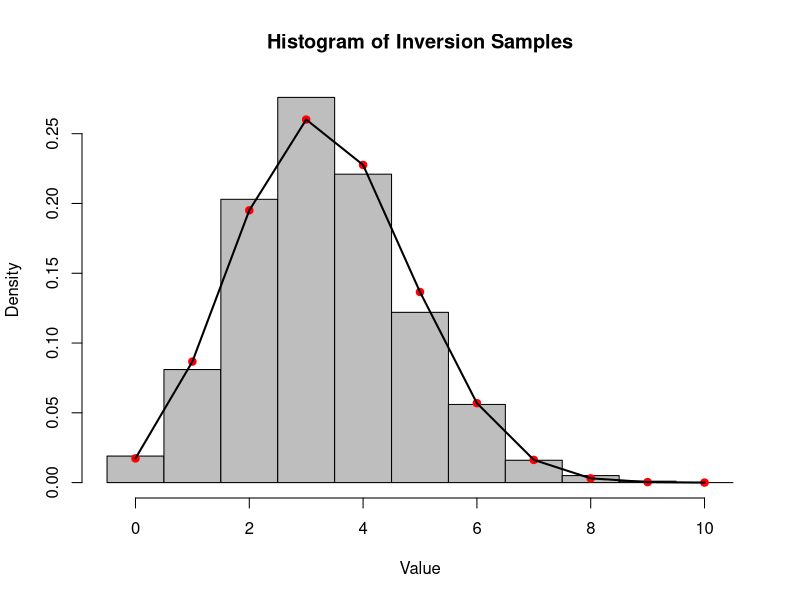
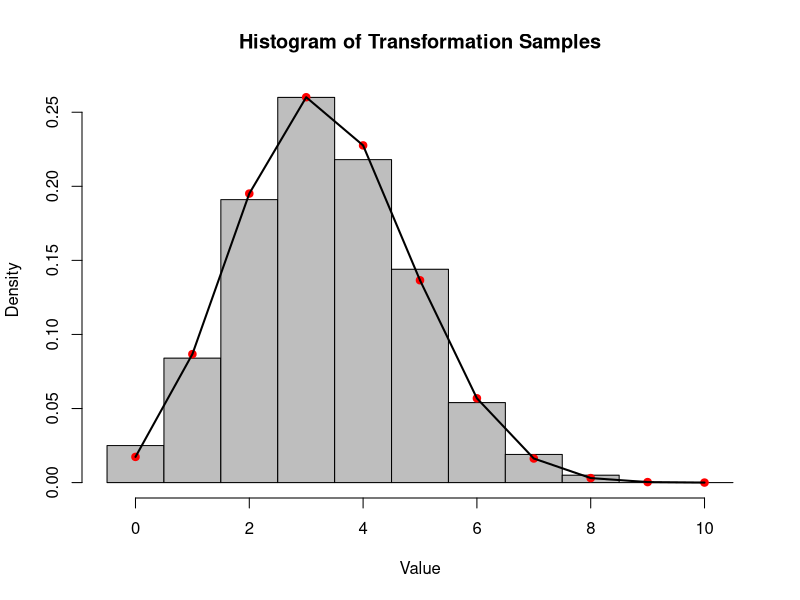
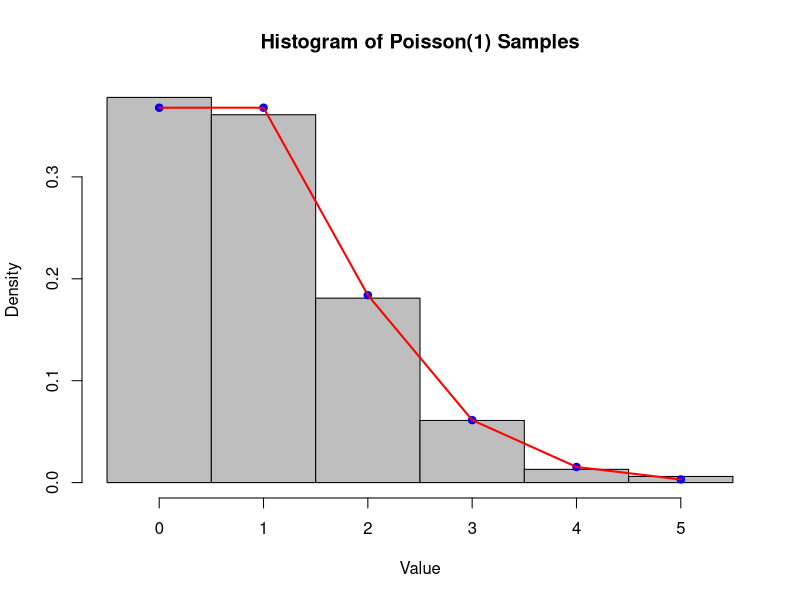
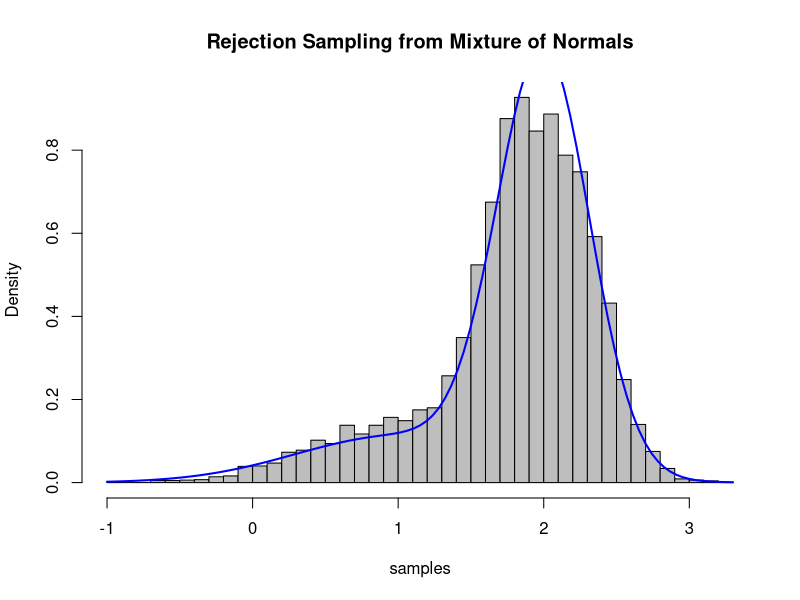
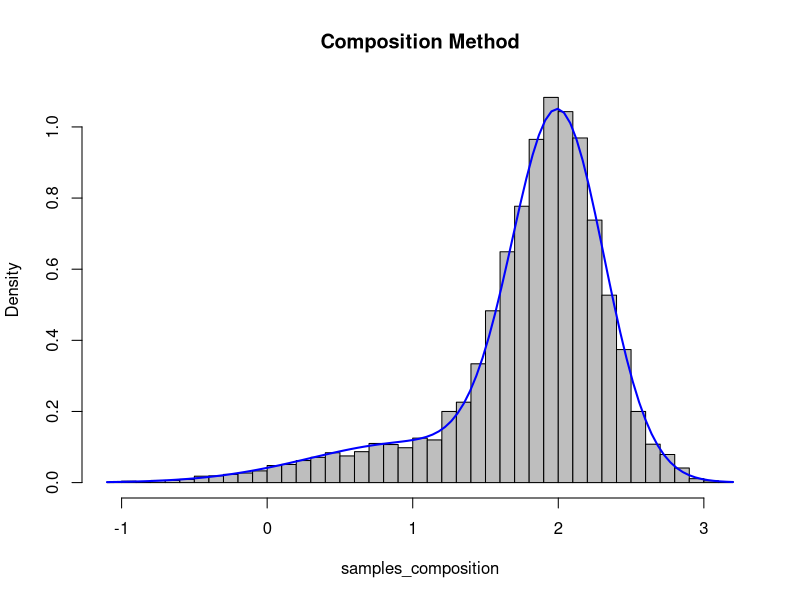
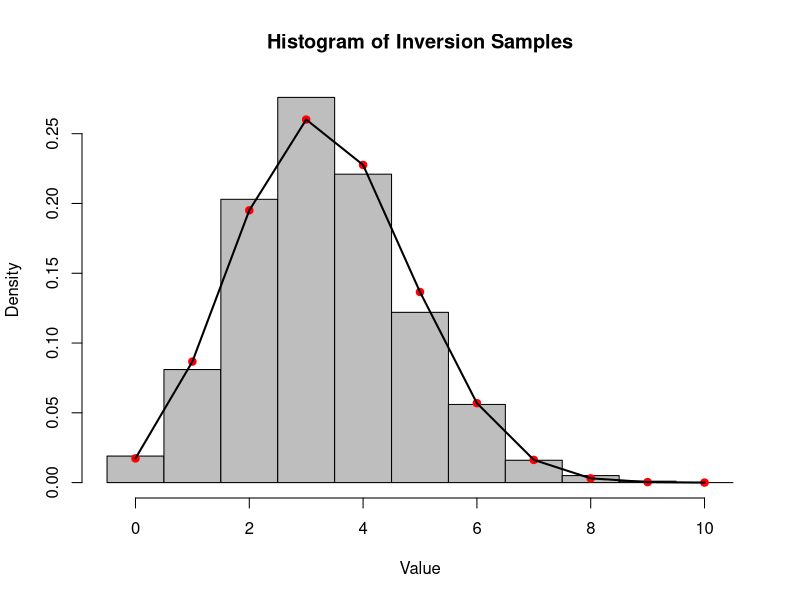
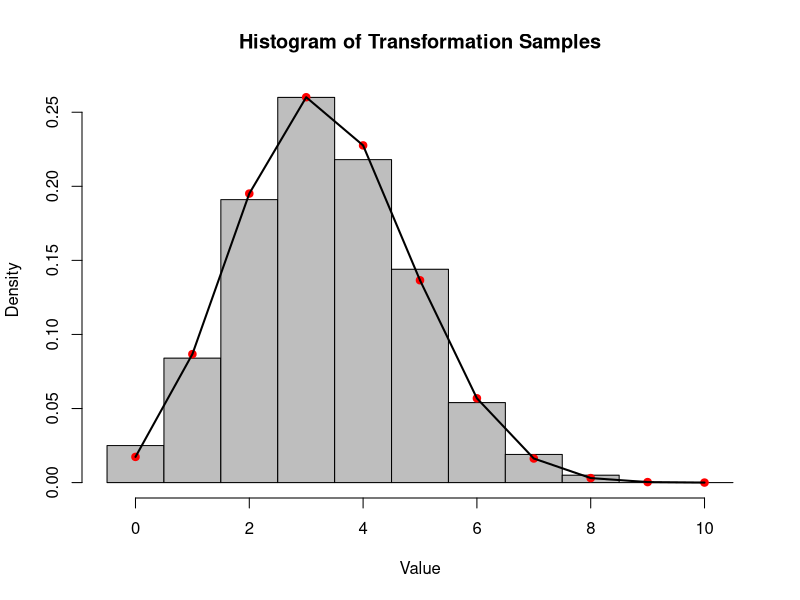
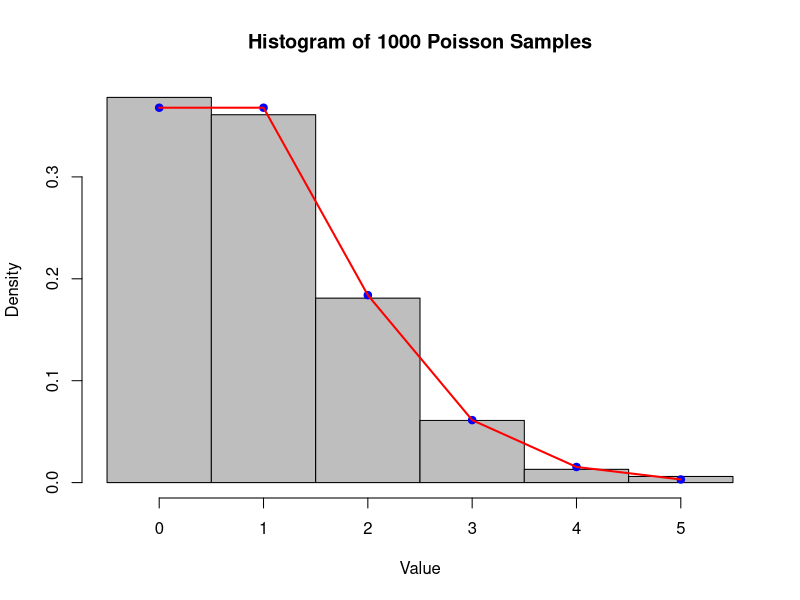

Reproduce these figures in R, in order.
## ---- chunk 1
knitr::opts_chunk$set(echo = TRUE)
## ---- chunk 2

# Queation 1

#a.

#Using the inversion method

n=10      #Trials
p=1/3     #Probability

s_binomial <- function(n, p) {
  u_rv <- runif(1)  # Generating a uniform random variable
  cdf <- 0       # Initializing the CDF
  for (x in 0:n) {
    cdf <- cdf + dbinom(x, n, p)  # Update the CDF
    if (u_rv <= cdf) {
      return(x)  # Return the smallest x such that P(X ≤ x) ≥ u
    }
  }
}
set.seed(425)
# To generate 1000 samples
Inversion_sample <- replicate(1000, s_binomial(n, p))

# Plotting the histogram of the Inversion_sample
hist(Inversion_sample, breaks=seq(-0.5, 10.5, 1), freq = F, col='grey', 
     main='Histogram of Inversion Samples', 
     xlab='Value')
points(0:n, dbinom(0:n,n,p),col="red", pch=19)
lines(0:n,dbinom(0:n,n,p),lwd=2)

#b 

sb_uniform <- function(n, p) {
  # To generate n Uniform[0,1] random variables
  u <- runif(n)
  sum(u <= p)
}
# To generate 1000 samples
set.seed(125)
s_uniform <- replicate(1000, sb_uniform(n, p))

#To plot the histogram of the samples
hist(s_uniform, breaks=seq(-0.5, 10.5, 1), freq = F, col='grey', 
     main='Histogram of Transformation Samples', 
     xlab='Value')
points(0:n, dbinom(0:n,n,p),col="red", pch=19)
lines(0:n,dbinom(0:n,n,p),lwd=2)

#c 
# To generate 100 samples using the inversion method
set.seed(425)
new_samples<- replicate(100, s_binomial(n, p))

#To estimate the expectation
Mean_estimate <- mean(new_samples)

# For Standard error
SE <- sd(new_samples) / sqrt(length(new_samples))

# 95% confidence interval
lower <- Mean_estimate - 1.96 * SE
upper <- Mean_estimate + 1.96 * SE

# Output
list(
  Expectation = Mean_estimate,
  standard_error = SE,
  confidence_bounds = c(lower, upper)
)



#Question 2

# To generate Poisson(t) random variables
sample_poisson <- function(t) {
  sum_expo <- 0  # Initialize sum of exponential variables
  k <- 0  # Initialize count of Poisson events
  
  while (sum_expo <= t) {
    u <- runif(1)  # Generate uniform random variable
    sum_expo <- sum_expo - log(u)  # Generate exponential(1) using transformation
    if (sum_expo <= t) {
      k <- k + 1  # Count the number of exponentials summed before exceeding t
    }
  }
  
  return(k)
}

# Set parameter t
t <- 1

# Generate 1000 samples
set.seed(225)
samples_poisson <- replicate(1000, sample_poisson(t))

# Plotting the histogram of 1000 Poisson(1) samples
hist(samples_poisson, breaks=seq(-0.5, max(samples_poisson)+0.5, 1), col='grey', 
     main='Histogram of Poisson(1) Samples', 
     xlab='Value', freq=FALSE)
points(0:max(samples_poisson), dpois(0:max(samples_poisson),lambda=1), col='blue', pch=19)  
lines(0:max(samples_poisson),dpois(0:max(samples_poisson),lambda=1), col="red" ,lwd=2)

#To compute the mean, standard error, and confidence interval
compute_statistics <- function(samples) {
  poisson_mean <- mean(samples)
  se <- sd(samples) / sqrt(length(samples))
  
  # 95% confidence interval
  lower_bound <- poisson_mean - 1.96 * se
  upper_bound <- poisson_mean + 1.96 * se
  
  return(list(
    poisson_mean = poisson_mean,
    standard_error = se,
    confidence_interval = c(lower_bound, upper_bound))
  )
}

# Estimate mean and confidence intervals for different sample sizes
set.seed(425)
for (n_samples in c(10, 100, 1000, 10000)) {
  samples_n <- replicate(n_samples, sample_poisson(1))
  stats <- compute_statistics(samples_n)
  
  cat("\nSample size:", n_samples)
  cat("\nMean estimate:", stats$poisson_mean)
  cat("\nStandard error:", stats$standard_error)
  cat("\n95% confidence interval:", stats$confidence_interval, "\n")
}

#Question 3

# Target mixture density function
mixture_density <- function(x) {
  alpha_1 <- 0.2
  alpha_2 <- 0.8
  d_1 <- dnorm(x, mean = 1, sd = sqrt(0.5))
  d_2 <- dnorm(x, mean = 2, sd = sqrt(0.1))
  return(alpha_1 * d_1 + alpha_2 * d_2)
}

# Proposal density function (N(1.8, 0.5))
proposal_density <- function(x) {
  dnorm(x, mean = 1.8, sd = sqrt(0.5))
}

# Find an upper bound for M
M <- 1.5  # Rough upper bound for f(x) / g(x)

# Rejection sampling function
rejection_sampler <- function(n_samples) {
  samples <- numeric(n_samples)
  accepted <- 0
  for (i in 1:n_samples) {
    repeat {
      x <- rnorm(1, mean = 1.8, sd = sqrt(0.5))  # Sample from proposal distribution
      u <- runif(1)  # Uniform random variable for acceptance
      if (u <= mixture_density(x) / (M * proposal_density(x))) {
        samples[i] <- x
        accepted <- accepted + 1
        break
      }
    }
  }
  acceptance_rate <- accepted / (n_samples * M)
  return(list(samples = samples, acceptance_rate = acceptance_rate))
}
set.seed(123)
# Run rejection sampling and generate 10000 samples
n_samples <- 10000
result <- rejection_sampler(n_samples)

# Extract samples and acceptance rate
samples <- result$samples
acceptance_rate <- result$acceptance_rate

# Plot histogram of samples
hist(samples, col = 'grey', breaks = 50, freq = FALSE, main = 'Rejection Sampling from Mixture of Normals')
curve(mixture_density, add = TRUE, col = 'blue', lwd = 2)  # Overlay target density

# Print acceptance rate
cat("Acceptance rate:", acceptance_rate, "\n")

#Sanity Check
composition_sampler <- function(n_samples) {
  samples <- numeric(n_samples)
  for (i in 1:n_samples) {
    if (runif(1) < 0.2) {
      samples[i] <- rnorm(1, mean = 1, sd = sqrt(0.5))
    } else {
      samples[i] <- rnorm(1, mean = 2, sd = sqrt(0.1))
    }
  }
  return(samples)
}

# Generate 10000 samples using the composition method
samples_composition <- composition_sampler(n_samples)

# Plot histogram for comparison
hist(samples_composition, breaks = 50, col = 'grey', freq = FALSE, main = 'Composition Method')
curve(mixture_density(x), add = TRUE, col = 'blue', lwd = 2)

# (b)

## ---- chunk 3
hist(Inversion_sample, breaks=seq(-0.5, 10.5, 1), freq = F, col='grey', 
     main='Histogram of Inversion Samples', 
     xlab='Value')
points(0:n, dbinom(0:n,n,p),col="red", pch=19)
lines(0:n,dbinom(0:n,n,p),lwd=2)
## ---- chunk 4
hist(s_uniform, breaks=seq(-0.5, 10.5, 1), freq = F, col='grey', 
     main='Histogram of Transformation Samples', 
     xlab='Value')
points(0:n, dbinom(0:n,n,p),col="red", pch=19)
lines(0:n,dbinom(0:n,n,p),lwd=2)
## ---- chunk 5
hist(samples_poisson, breaks=seq(-0.5, max(samples_poisson)+0.5, 1), col='grey', 
     main="Histogram of 1000 Poisson Samples", 
     xlab="Value", freq=FALSE)
points(0:max(samples_poisson), dpois(0:max(samples_poisson),lambda=1), col='blue', pch=19)
lines(0:max(samples_poisson),dpois(0:max(samples_poisson),lambda=1), col="red" ,lwd=2)


 for (n_samples in c(10, 100, 1000, 10000)) {
  samples_n <- replicate(n_samples, sample_poisson(1))
  stats <- compute_statistics(samples_n)
  
  cat("\nSample size:", n_samples)
  cat("\nMean estimate:", stats$poisson_mean)
  cat("\nStandard error:", stats$standard_error)
  cat("\n95% confidence interval:", stats$confidence_interval, "\n")
}
## ---- chunk 6
# Plot histogram of samples
hist(samples, breaks = 50, col = 'grey', freq = FALSE, main = 'Rejection Sampling from Mixture of Normals')
curve(mixture_density(x), add = TRUE, col = 'blue', lwd = 2)  # Overlay target density

# Print acceptance rate
cat("Acceptance rate:", acceptance_rate, "\n")
## ---- chunk 7

# Plot histogram for comparison
hist(samples_composition, breaks = 50, col = 'grey', freq = FALSE, main = 'Composition Method')
curve(mixture_density(x), add = TRUE, col = 'blue', lwd = 2)
